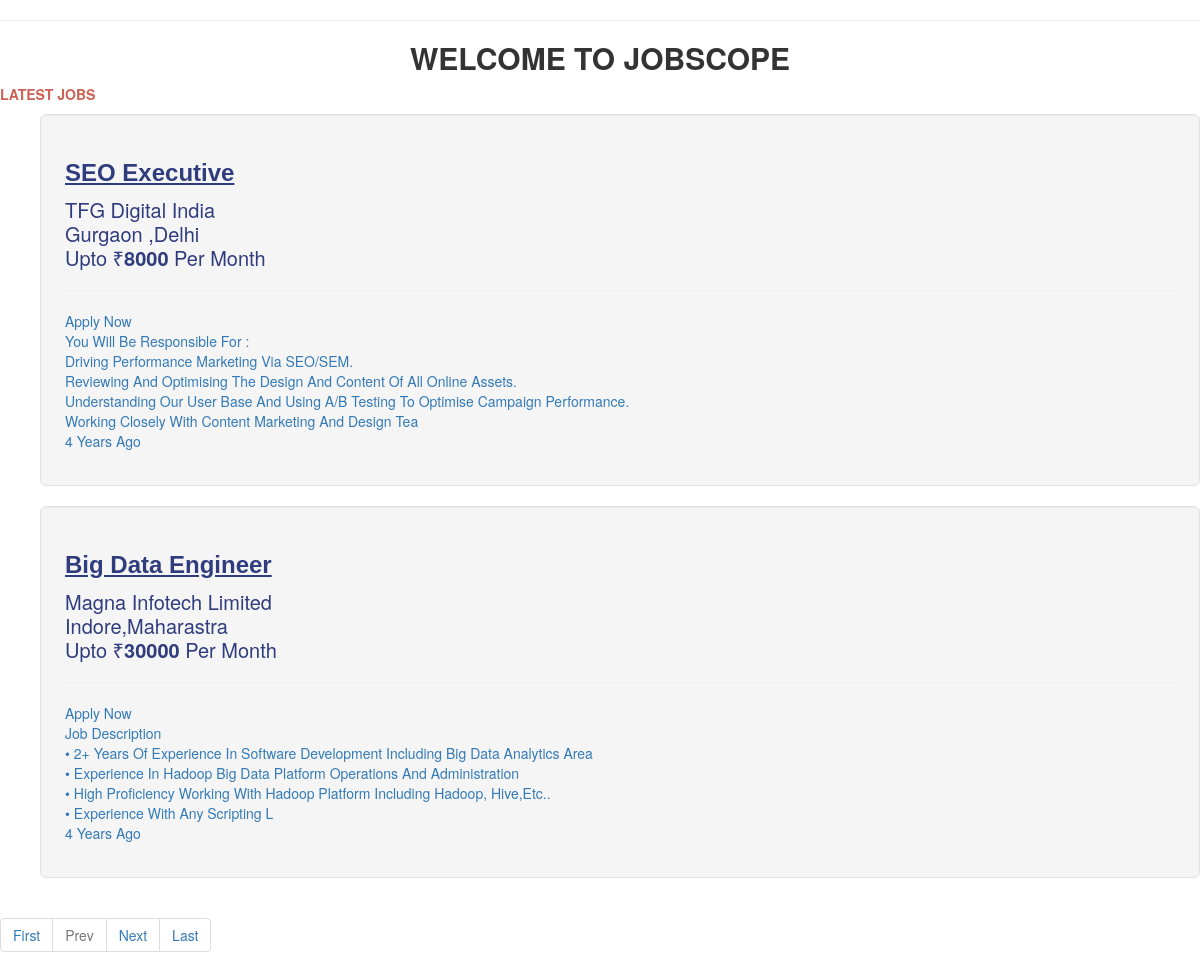
The page / on the database its author committed.
### tables this page shows
CREATE TABLE `jobs` (
  `j_id` int(4) NOT NULL,
  `j_category` varchar(40) NOT NULL,
  `j_owner_name` varchar(30) NOT NULL,
  `j_title` varchar(30) NOT NULL,
  `j_date` datetime NOT NULL DEFAULT current_timestamp(),
  `j_hours` float(3,1) NOT NULL,
  `j_salary` int(10) NOT NULL,
  `j_experience` int(3) NOT NULL,
  `j_discription` varchar(300) NOT NULL,
  `j_city` varchar(20) NOT NULL,
  `j_state` varchar(30) NOT NULL,
  `j_active` int(1) NOT NULL DEFAULT 0,
  `j_company` varchar(100) NOT NULL
);

### index.php (the view, shortened to what this page needs)
<?php session_start();
	if (isset($_GET['pageno']))
		{
            $pageno = $_GET['pageno'];
        } else
		{
            $pageno = 1;
		}
        $no_of_records_per_page = 2;
        $offset = ($pageno-1) * $no_of_records_per_page;
		$link=mysqli_connect("localhost","root","","jobscope")or die("Connection Failed");
		$total_pages_sql="select count(*) from jobs";
		$r=mysqli_query($link,$total_pages_sql);
		$total_rows = mysqli_fetch_array($r)[0];
		$total_pages = ceil($total_rows / $no_of_records_per_page);
		$q="select * from jobs where j_active=1 order by j_id desc LIMIT $offset,$no_of_records_per_page";
		$res=mysqli_query($link,$q);
?>
<!DOCTYPE html PUBLIC "-//W3C//DTD XHTML 1.0 Strict//EN" "http://www.w3.org/TR/xhtml1/DTD/xhtml1-strict.dtd">
<html xmlns="http://www.w3.org/1999/xhtml">
<head>
  <link rel="stylesheet" href="https://maxcdn.bootstrapcdn.com/bootstrap/3.3.7/css/bootstrap.min.css">
<?php
 function get_date_ago( $time )
	{
		$time_difference = time() - $time;
    $condition = array( 12 * 30 * 24 * 60 * 60 =>  'year',
                30 * 24 * 60 * 60       =>  'month',
                24 * 60 * 60            =>  'day',
                60 * 60                 =>  'hour',
                60                      =>  'minute',
                1                       =>  'second'
    );
    foreach( $condition as $secs => $str )
    {
        $d = $time_difference / $secs;
        if( $d >= 1 )
        {
            $t = round( $d );
            return $t . ' ' . $str . ( $t > 1 ? 's' : '' ) . ' ago';
        }
    }
}
?>
</head>
<body>
<div id="wrapper">
	<div id="page">
		<div id="page-bgtop">
			<hr />
			<div id="content">
				<div class="post">
					<h2 class="title"><center><b>WELCOME TO JOBSCOPE</b></center></a></h2>
					<p class="meta"><font color ="#CD6155" ><b>LATEST JOBS</b></font></p>
					<div class="entry">
						<ul>
							<?php
									while($row = mysqli_fetch_array($res))
									{
										$timeago= get_date_ago(strtotime($row['j_date']));
										echo '<a href="job_details.php?id='.$row['j_id'].'" style=" text-decoration: none;"><div class="well well-lg ho" style=" text-transform: capitalize;">
											<h3><b>'.$row['j_title'].'</b></h3><p>'.
											  $row['j_company'].'<br>'.$row['j_city'].','.$row['j_state'].'<br>'.
											  'Upto &#x20b9;<b>'.$row['j_salary'].'</b> per month<hr>'.
											  'Apply Now'.'<br>'.$row['j_discription'].'<br>'.
											  $timeago.'</p></div></a>';
									}
							?>
						</ul>
						<ul class="pagination">
							<li><a href="?pageno=1">First</a></li>
							 <li class="<?php if($pageno <= 1){ echo 'disabled'; } ?>">
								<a href="<?php if($pageno <= 1){ echo '#'; } else { echo "?pageno=".($pageno - 1); } ?>">Prev</a>
							</li>
							<li class="<?php if($pageno >= $total_pages){ echo 'disabled'; } ?>">
								<a href="<?php if($pageno >= $total_pages){ echo '#'; } else { echo "?pageno=".($pageno + 1); } ?>">Next</a>
							</li>
							<li><a href="?pageno=<?php echo $total_pages; ?>">Last</a></li>
						</ul>
					</div>
				</div>
			</div>
		</div>
	</div>
</div>
</body>
</html>

### index.php (style rules this page uses)
div.ho h3 { color:#2F3C7E; font-family: Arial, Helvetica, sans-serif!important; text-decoration: underline; line-height: 1.2; }
div.ho p { color:#2F3C7E; font-size:20px; line-height: 1.2; }

### rows shown on the page
jobs: j_title "SEO Executive", j_company "TFG Digital India", j_city "Gurgaon", j_state "Delhi", j_salary "8000", j_discription "You Will Be Responsible For : Driving Performance Marketing Via SEO/SEM. Reviewing And Optimising The Design And Content Of All Online Assets. Understanding Our User Base And Using A/B Testing To Optimise Campaign Performance. Working Closely With Content Marketing And Design Tea", j_date "4 Years Ago"
jobs: j_title "Big Data Engineer", j_company "Magna Infotech Limited", j_city "Indore", j_state "Maharastra", j_salary "30000", j_discription "Job Description • 2+ Years Of Experience In Software Development Including Big Data Analytics Area • Experience In Hadoop Big Data Platform Operations And Administration • High Proficiency Working With Hadoop Platform Including Hadoop, Hive,etc.. • Experience With Any Scripting L", j_date "4 Years Ago"
